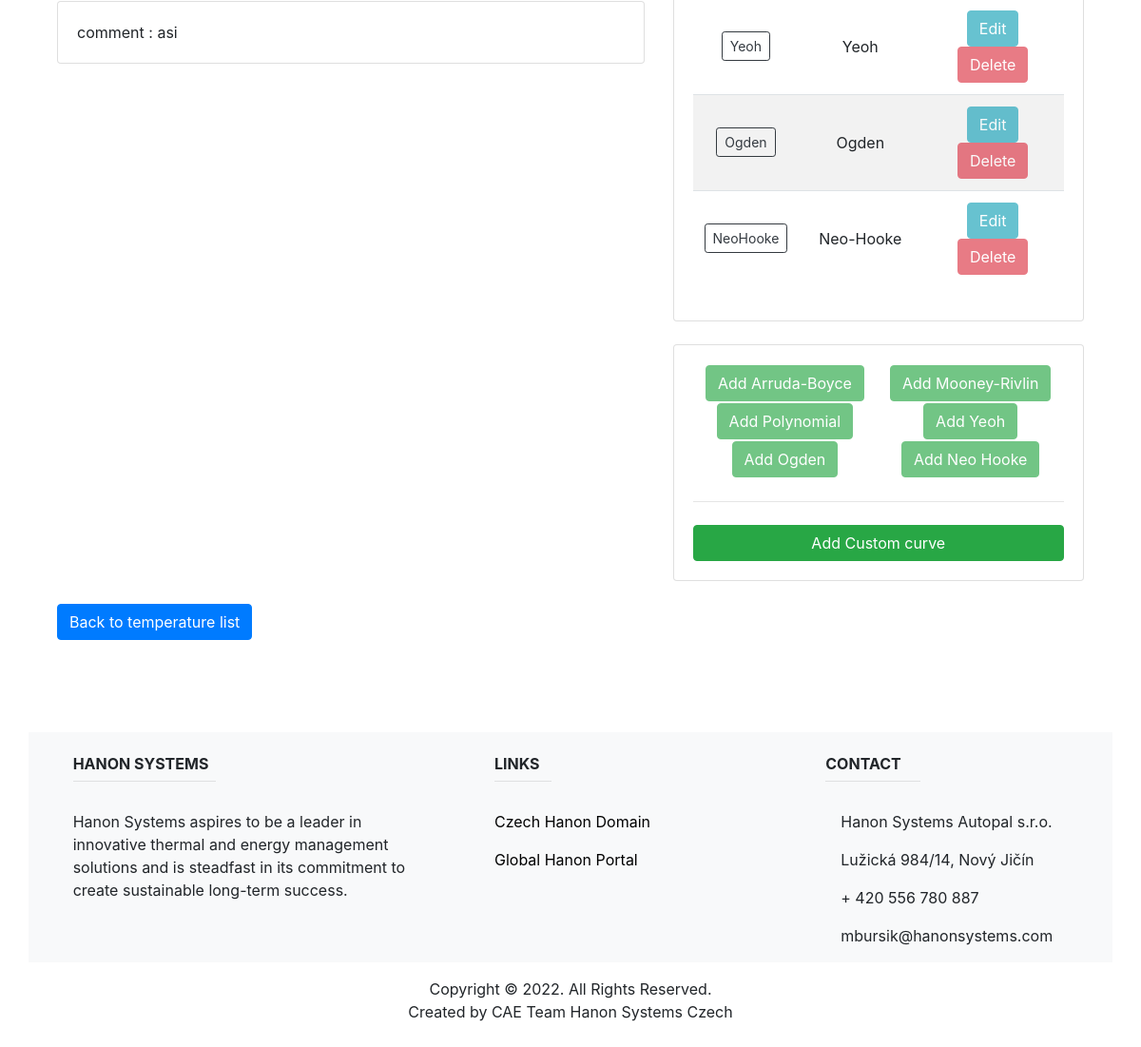
Before: /material_type_list/rubber/7/13/3/ (lower part) with the older database file.
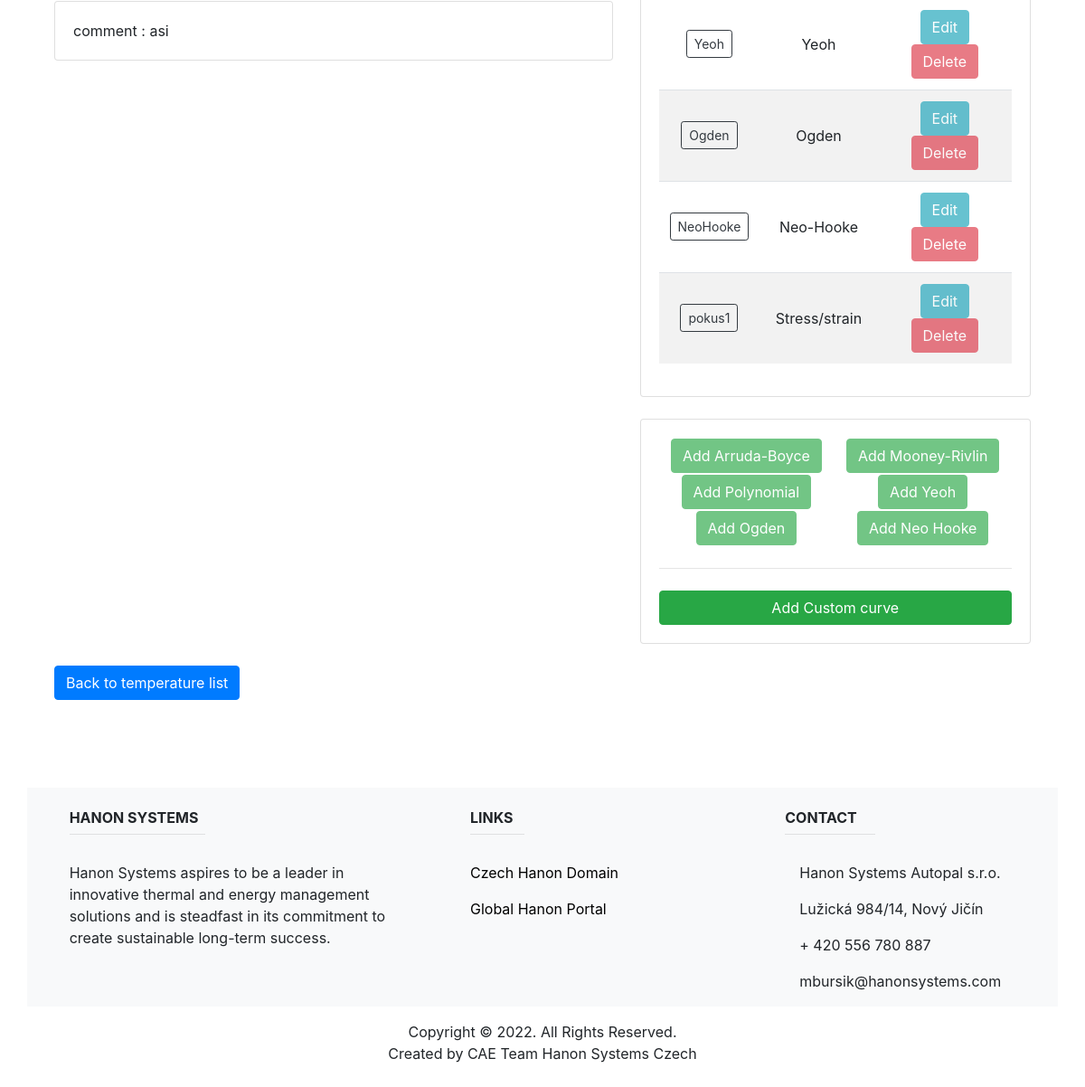
After: the same page with the newer database file.
### main/models.py (models this page shows, shortened)
class Yeoh(models.Model):
    model_type = "Yeoh"
    name = models.CharField(max_length=200, unique=True)
    C_10 = models.CharField(max_length=20000, blank=True)
    C_20 = models.CharField(max_length=20000, blank=True)
    C_30 = models.CharField(max_length=20000, blank=True)
    D_1 = models.CharField(max_length=20000, blank=True)
    D_2 = models.CharField(max_length=20000, blank=True)
    D_3 = models.CharField(max_length=20000, blank=True)
    comment = models.CharField(max_length=1000, blank=True)
    rubber_temp_id = models.ForeignKey(RubberTemp, on_delete=models.CASCADE)

class Ogden(models.Model):
    model_type = "Ogden"
    name = models.CharField(max_length=200, unique=True)
    nu_1 = models.CharField(max_length=20000, blank=True)
    alfa_1 = models.CharField(max_length=20000, blank=True)
    D_1 = models.CharField(max_length=20000, blank=True)
    nu_2 = models.CharField(max_length=20000, blank=True)
    alfa_2 = models.CharField(max_length=20000, blank=True)
    D_2 = models.CharField(max_length=20000, blank=True)
    nu_3 = models.CharField(max_length=20000, blank=True)
    alfa_3 = models.CharField(max_length=20000, blank=True)
    D_3 = models.CharField(max_length=20000, blank=True)
    comment = models.CharField(max_length=1000, blank=True)
    rubber_temp_id = models.ForeignKey(RubberTemp, on_delete=models.CASCADE)

class NeoHooke(models.Model):
    model_type = "Neo-Hooke"
    name = models.CharField(max_length=200, unique=True)
    C_10 = models.CharField(max_length=20000, blank=True)
    D_1 = models.CharField(max_length=20000, blank=True)
    comment = models.CharField(max_length=1000, blank=True)
    rubber_temp_id = models.ForeignKey(RubberTemp, on_delete=models.CASCADE)

class RubberCustomCurve(models.Model):
    name = models.CharField(max_length=200, unique=True)
    curve_type = models.CharField(max_length=20000, blank=True)
    x_axis = models.CharField(max_length=20000, blank=True)
    x_axis_type = models.CharField(max_length=200, choices=(("lin", "lin"), ("log", "log")))
    x_value = models.CharField(max_length=20000, blank=True)
    y_axis = models.CharField(max_length=20000, blank=True)
    y_axis_type = models.CharField(max_length=200, choices=(("lin", "lin"), ("log", "log")))
    y_value = models.CharField(max_length=20000, blank=True)
    comment = models.CharField(max_length=1000, blank=True)
    rubber_temp_id = models.ForeignKey(RubberTemp, on_delete=models.CASCADE)

### main/views.py (the view)
# urls.py: path('material_type_list/rubber/<int:material_type_id>/<int:rubber_id>/<int:temp_id>/', views.rubber_info, name="rubber_info"),
def rubber_info(response, material_type_id, rubber_id, temp_id):
    material_type = MaterialType.objects.get(pk=material_type_id)
    material_info = Rubber.objects.get(pk=rubber_id)
    temp_info = RubberTemp.objects.get(pk=temp_id)
    arruda_boyce = ArrudaBoyce.objects.filter(rubber_temp_id=temp_id)
    mooney_rivlin = MooneyRivlin.objects.filter(rubber_temp_id=temp_id)
    polynomial = Polynomial.objects.filter(rubber_temp_id=temp_id)
    yeoh = Yeoh.objects.filter(rubber_temp_id=temp_id)
    ogden = Ogden.objects.filter(rubber_temp_id=temp_id)
    neo_hooke = NeoHooke.objects.filter(rubber_temp_id=temp_id)
    custom_curve = RubberCustomCurve.objects.filter(rubber_temp_id=temp_id)
    model_ls = list(chain(arruda_boyce, mooney_rivlin, polynomial, yeoh, ogden, neo_hooke, custom_curve))
    return render(response, "main/rubber_info.html", {
        "material_type": material_type,
        "material_info": material_info,
        "temp_info": temp_info,
        "model_ls": model_ls,
                  })

### main/templates/main/rubber_info.html (shortened to what the changed rows need)
{% extends "main/base.html" %}
{% block content %}
<br>
<div class="container">
  <div class="row">
    <div class="col-md-5 offset-md-0">
    <div class="card card-body">
      <br>
      <table class="table table-striped">
         <tbody>
             {% for item in model_ls %}
             <tr>
                 <td class="text-center align-middle">
                     <a class="btn btn-outline-dark btn-sm" href="{%url 'model_info' material_type.id material_info.id temp_info.id item.name%}">{{item.name}}</a>
                 </td>
                 <td class="text-center align-middle">{{item.model_type}}{{item.curve_type}}</td>
                 {% if user.is_authenticated %}
                 <td class="text-center align-middle">
                   <a class="btn btn-info" href="{%url 'update_model' material_type.id material_info.id temp_info.id item.name%}">Edit</a>
                   <a class="btn btn-danger" href="{%url 'delete_model' material_type.id material_info.id temp_info.id item.name%}">Delete</a>
                 </td>
                 {% else %}
                 <td class="text-center align-middle">
                   <a class="btn btn-info disabled" href="{%url 'update_model' material_type.id material_info.id temp_info.id item.name%}">Edit</a>
                   <a class="btn btn-danger disabled" href="{%url 'delete_model' material_type.id material_info.id temp_info.id item.name%}">Delete</a>
                 </td>
                 {% endif %}
             </tr>
             {% empty %}
             <h5>Sorry no available data</h5>
             {% endfor %}
         </tbody>
       </table>
    </div>
    <br>
    <div class="col-md-14">
        <div class="card card-body">
            {% if user.is_authenticated %}
            <table>
                <tr>
                    <th class="text-center align-middle"><a class="btn btn-success " href="{%url 'create_arruda' material_type.id material_info.id temp_info.id %}">Add Arruda-Boyce</a></th>
                    <th class="text-center align-middle"><a class="btn btn-success " href="{%url 'create_mooney' material_type.id material_info.id temp_info.id %}">Add Mooney-Rivlin</a></th>
                <tr>
                    <th class="text-center align-middle"><a class="btn btn-success " href="{%url 'create_polynomial' material_type.id material_info.id temp_info.id %}">Add Polynomial</a></th>
                    <th class="text-center align-middle"><a class="btn btn-success " href="{%url 'create_yeoh' material_type.id material_info.id temp_info.id %}">Add Yeoh</a></th>
                </tr>
                <tr>
                    <th class="text-center align-middle"><a class="btn btn-success " href="{%url 'create_ogden' material_type.id material_info.id temp_info.id %}">Add Ogden</a></th>
                    <th class="text-center align-middle"><a class="btn btn-success " href="{%url 'create_neo_hooke' material_type.id material_info.id temp_info.id %}">Add Neo Hooke</a></th>
                </tr>
            </table>
            <br>
            <hr class="mt-0 mb-4">
            <a class="btn btn-success " href="{%url 'create_custom_rubber_curve' material_type.id material_info.id temp_info.id %}">Add Custom curve</a>
            {% else %}
            <table>
                <tr>
                    <th class="text-center align-middle"><a class="btn btn-success disabled" href="{%url 'create_arruda' material_type.id material_info.id temp_info.id %}">Add Arruda-Boyce</a></th>
                    <th class="text-center align-middle"><a class="btn btn-success disabled" href="{%url 'create_mooney' material_type.id material_info.id temp_info.id %}">Add Mooney-Rivlin</a></th>
                <tr>
                    <th class="text-center align-middle"><a class="btn btn-success disabled" href="{%url 'create_polynomial' material_type.id material_info.id temp_info.id %}">Add Polynomial</a></th>
                    <th class="text-center align-middle"><a class="btn btn-success disabled" href="{%url 'create_yeoh' material_type.id material_info.id temp_info.id %}">Add Yeoh</a></th>
                </tr>
                <tr>
                    <th class="text-center align-middle"><a class="btn btn-success disabled" href="{%url 'create_ogden' material_type.id material_info.id temp_info.id %}">Add Ogden</a></th>
                    <th class="text-center align-middle"><a class="btn btn-success disabled" href="{%url 'create_neo_hooke' material_type.id material_info.id temp_info.id %}">Add Neo Hooke</a></th>
                </tr>
            </table>
            <br>
            {% endif %}
        </div>
    </div>
  </div>
  </div>
</div>
<br>
{% endblock %}

Changed rows visible on the page:
added RubberCustomCurve: name "pokus1", curve_type "Stress/strain"
